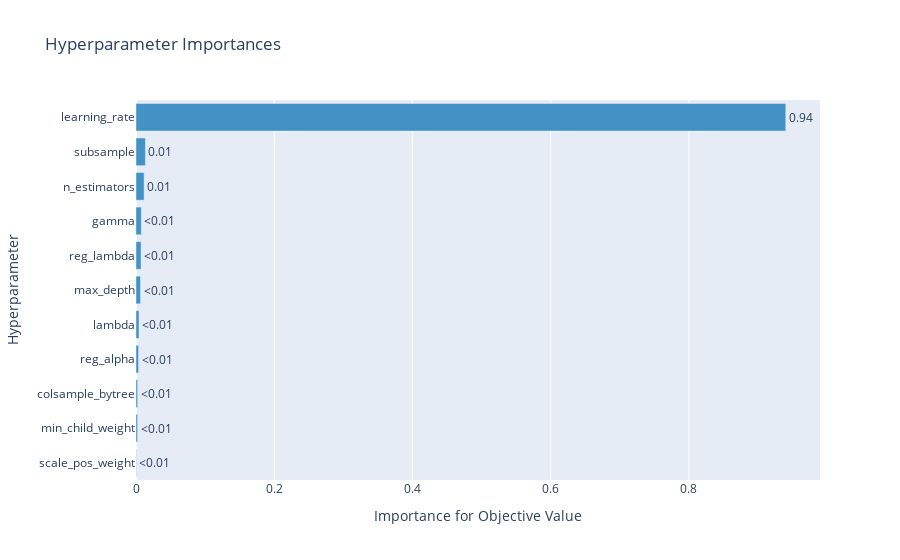

Write notebook code for a chart like this one.
### Code cell
# 하이퍼파라미터별 중요도를 확인할 수 있는 그래프
optuna.visualization.plot_param_importances(study)

### Figure 1 — Plotly figure (JSON) as saved in the notebook; plotly's stock layout.template omitted (floating-point values rounded to 4 significant figures)
{"data": [{"cliponaxis": false, "hovertemplate": ["scale_pos_weight (FloatDistribution): 0.0004939496965411935<extra></extra>", "min_child_weight (IntDistribution): 0.002292802372219944<extra></extra>", "colsample_bytree (FloatDistribution): 0.0023663288214674327<extra></extra>", "reg_alpha (FloatDistribution): 0.003708897514533514<extra></extra>", "lambda (FloatDistribution): 0.004316433258555227<extra></extra>", "max_depth (IntDistribution): 0.006505377299083489<extra></extra>", "reg_lambda (FloatDistribution): 0.0072910681345894025<extra></extra>", "gamma (FloatDistribution): 0.007645479297984621<extra></extra>", "n_estimators (IntDistribution): 0.011683615574670512<extra></extra>", "subsample (FloatDistribution): 0.013633733111346323<extra></extra>", "learning_rate (FloatDistribution): 0.9400623149190084<extra></extra>"], "marker": {"color": "rgb(66,146,198)"}, "orientation": "h", "text": ["<0.01", "<0.01", "<0.01", "<0.01", "<0.01", "<0.01", "<0.01", "<0.01", "0.01", "0.01", "0.94"], "textposition": "outside", "type": "bar", "x": [0.0004939, 0.002293, 0.002366, 0.003709, 0.004316, 0.006505, 0.007291, 0.007645, 0.01168, 0.01363, 0.9401], "y": ["scale_pos_weight", "min_child_weight", "colsample_bytree", "reg_alpha", "lambda", "max_depth", "reg_lambda", "gamma", "n_estimators", "subsample", "learning_rate"]}], "layout": {"showlegend": false, "title": {"text": "Hyperparameter Importances"}, "xaxis": {"title": {"text": "Importance for Objective Value"}}, "yaxis": {"title": {"text": "Hyperparameter"}}}}
